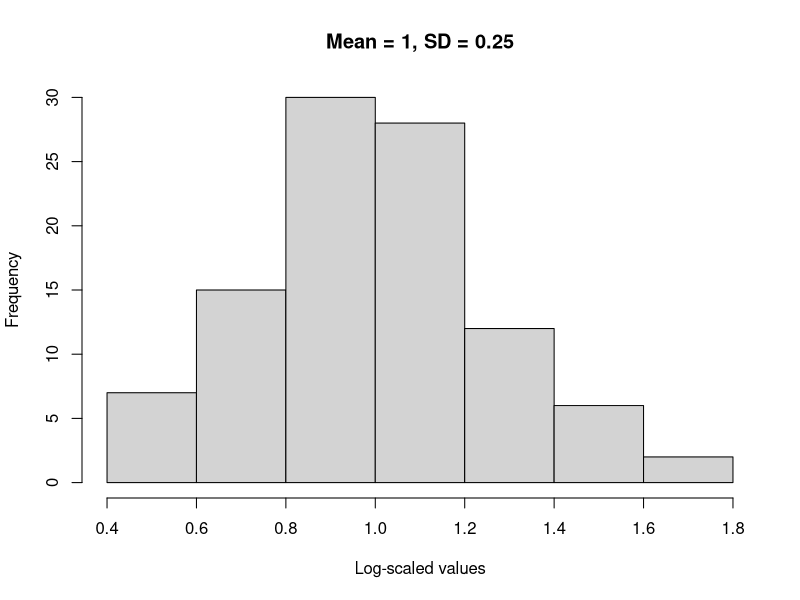

The R source for this figure:
## ---- chunk 1
knitr::opts_chunk$set(echo = TRUE)
## ---- chunk 2
set.seed(100) # Set seed: For reproducing the same results
samples <- rlnorm(100, meanlog = 1, sdlog = 0.25)
print(samples)
## ---- chunk 3
log.samples <- log(samples)
cat("Mean =", mean(log.samples), "\n", "Median =", median(log.samples), "\n", "SD =", sd(log.samples))
# Mean = 1.000728 
# Median = 0.985145 
# SD = 0.2551776

# Draw the histogram of the sample in a log scale
hist(log.samples, main = "Mean = 1, SD = 0.25", xlab = "Log-scaled values",ylab = "Frequency")

